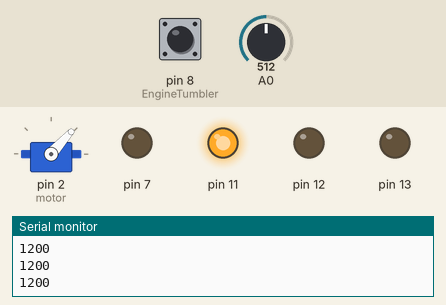
Recording of a program running on a simulated Arduino Nano, built with avr-gcc and run on an emulated ATmega328P. Parts: servo, output pins drawn as LEDs (lit = HIGH), the last lines printed to the serial monitor. Dashed ring = blinking. The inputs (shaded band) are chosen by the test bench; at power-on: pin 8 (EngineTumbler) HIGH, A0 = 512.

Above: at 1.2 s.
1.3 s: pin 8 (EngineTumbler) pulled LOW for 0.25 s
At 1.8 s:
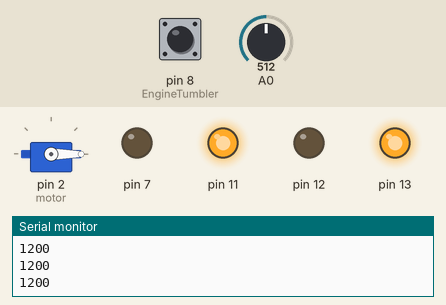
3.9 s: A0 set to 716
At 4.7 s:
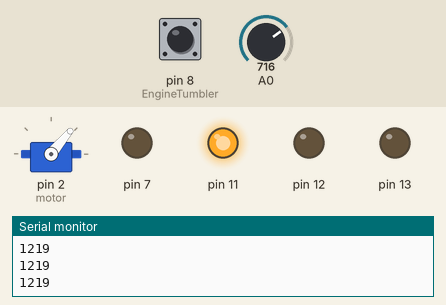
5.5 s: pin 8 (EngineTumbler) pulled LOW for 3.2 s
At 6.5 s:
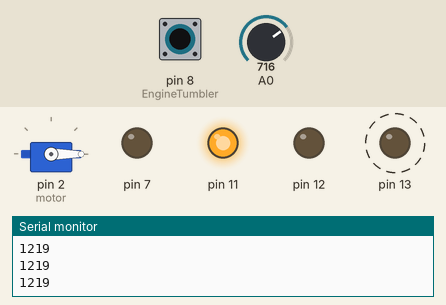
10.2 s: A0 set to 306
At 10.9 s:
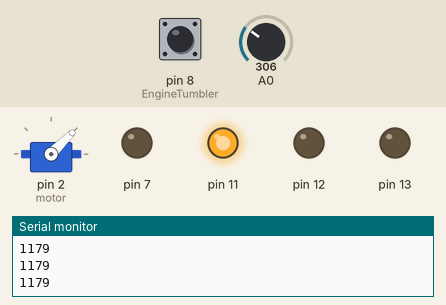
Timing chart, 0 to 12.7 s (numbered marks = the images above; inputs shaded):
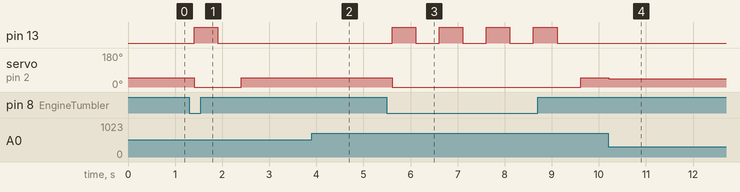

The program:

main.cpp
```cpp
#include <Arduino.h>
#include <Servo.h>

Servo motor;

const int EngineTumbler = 8;
int SmoothStart;

void setup() {
  Serial.begin(9600);
  pinMode(7, OUTPUT);
  pinMode(11, OUTPUT);
  pinMode(12, OUTPUT);

  digitalWrite(7, LOW);         // GND ADC
  digitalWrite(11, HIGH);       // VCC ADC
  digitalWrite(12, LOW);        // GND EngineTumbler

  pinMode(13, OUTPUT);
  pinMode(EngineTumbler, INPUT_PULLUP);

  motor.attach(2, 800, 2300);
  /*motor.writeMicroseconds(2300);
  delay(2000);
  motor.writeMicroseconds(800);
  delay(5000);*/
}

void loop() {
  int buttonState = digitalRead(EngineTumbler);
    if (buttonState) {

      int val = map(analogRead(0), 0, 1023, 1150, 1250);
      val = constrain (val, 1150, 1220);

      motor.attached();
      motor.writeMicroseconds(val);
      Serial.println(val);
      delay(200);
      }

    else {
      SmoothStart = 25;
      motor.writeMicroseconds(800);
      digitalWrite(13, HIGH);
      delay(500);
      digitalWrite(13, LOW);
      delay(500);
      }
  }
```

Measured:
- after the input at 1.3 s, pin 13: LOW → HIGH after 0.10 s, → LOW 0.50 s later; servo on pin 2 (motor): 48° → 0° after 0.10 s, → 48° 1.0 s later
- after the input at 3.9 s, servo on pin 2 (motor): 48° → 50° after 0.11 s
- after the input at 5.5 s, pin 13: alternates HIGH for 0.50 s and LOW for 0.50 s, 8 changes in all, then stays LOW, starting after 0.11 s; servo on pin 2 (motor): 50° → 0° after 0.11 s, → 50° 4.0 s later
- after the input at 10.2 s, servo on pin 2 (motor): 50° → 45° at once
